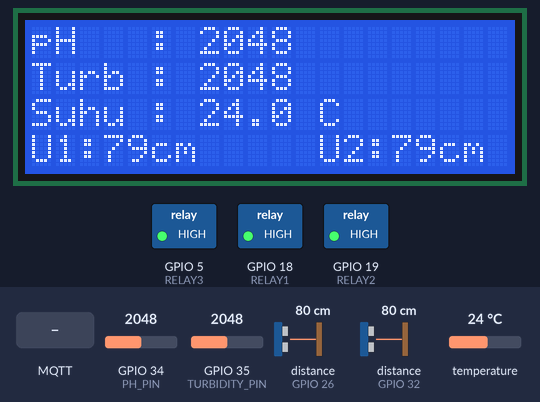
Bench run of a sketch on a simulated ESP32. On the bench: 20×4 character LCD, switched loads named in the sketch (green lamp = pin HIGH). Wiring (inferred from the names in the program): 2 × ultrasonic range finder: trigger GPIO 27, echo GPIO 26 / trigger GPIO 33, echo GPIO 32. Inputs (shaded band) come from the test bench; at power-on: distance to the obstacle (sensors on GPIO 26, GPIO 32) 80 cm, GPIO 34 (PH_PIN) = 2048, GPIO 35 (TURBIDITY_PIN) = 2048, temperature 24 °C. The echo pulse lasts 58.3 µs per cm; WiFi joins after 1.5 s; servers stay silent unless stated; no MQTT or app messages arrive unless stated; pins used as bus, display or sensor lines are not drawn; what the sketch prints to the serial monitor is not drawn.

Above: at 3.0 s.
3.1 s: MQTT message "ON" arrives on the first subscribed topic
At 4.2 s:
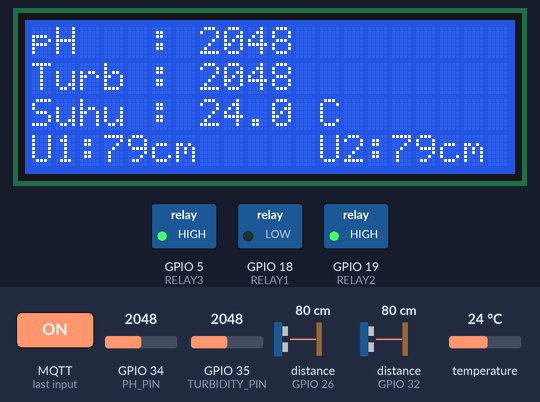
4.8 s: MQTT message "ON" arrives on the second subscribed topic
At 6.2 s:
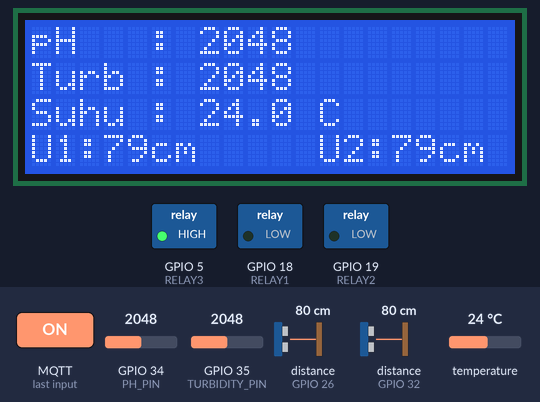
6.5 s: MQTT message "esp32/relay1" arrives on the first subscribed topic
At 7.9 s:
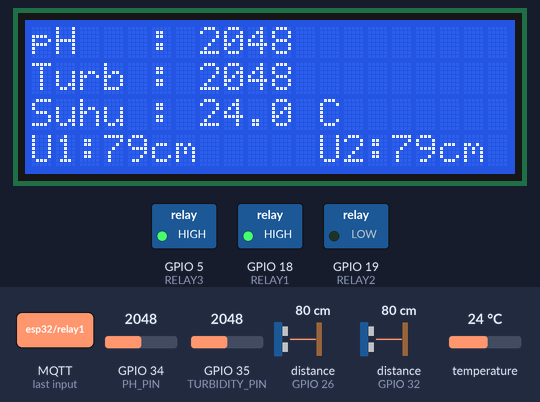
8.2 s: MQTT message "ON" arrives on the third subscribed topic
At 9.0 s:
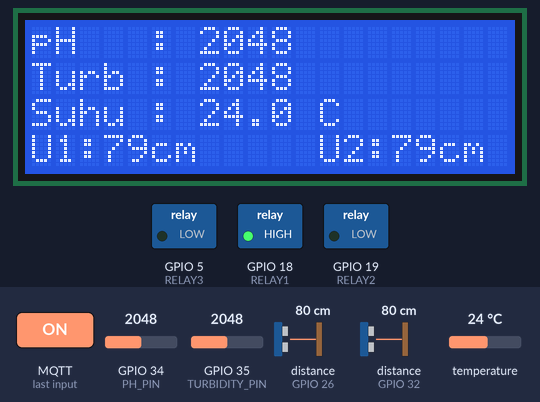
10.0 s: MQTT message "1" arrives on the second subscribed topic
At 11.0 s:
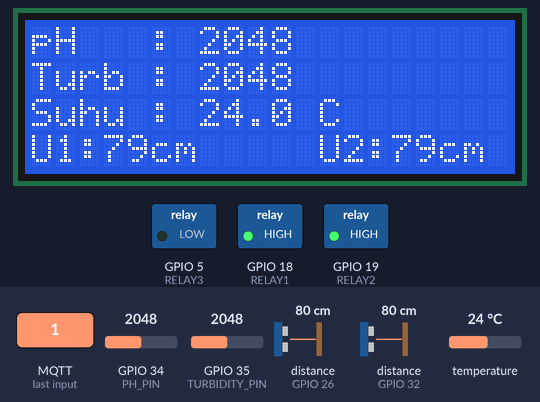
11.7 s: distance to the obstacle (sensor on GPIO 26) set to 2 cm
At 12.7 s:
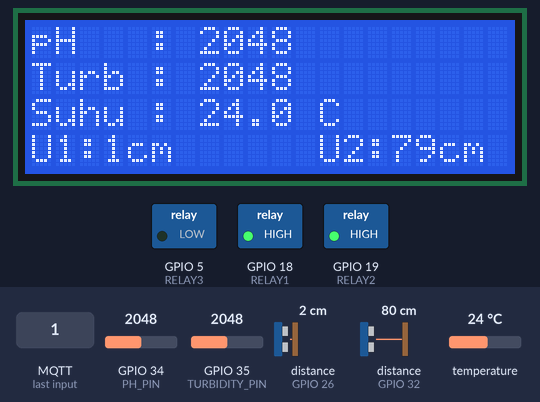
Timing chart, 0 to 14.4 s (numbered marks = the images above; inputs shaded):
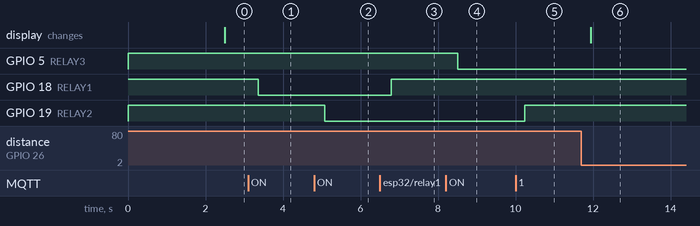

Measured:
- after the input at 3.1 s, GPIO 18 (RELAY1): HIGH → LOW after 0.26 s
- after the input at 4.8 s, GPIO 19 (RELAY2): HIGH → LOW after 0.27 s
- after the input at 6.5 s, GPIO 18 (RELAY1): LOW → HIGH after 0.29 s
- after the input at 8.2 s, GPIO 5 (RELAY3): HIGH → LOW after 0.31 s
- after the input at 10.0 s, GPIO 19 (RELAY2): LOW → HIGH after 0.23 s
- after the input at 11.7 s, the display: changes after 0.25 s (image 6)

The sketch:

update_code.ino
```cpp
// ================= LCD I2C =================
#define SDA_LCD 21
#define SCL_LCD 22

// ================= PIN SENSOR =================
#define TEMP_PIN 23
#define PH_PIN 34
#define TURBIDITY_PIN 35

// Ultrasonic 1
#define TRIG_U1 27
#define ECHO_U1 26

// Ultrasonic 2
#define TRIG_U2 33
#define ECHO_U2 32

// ================= RELAY (ESP32 GPIO) =================
#define RELAY1 18   // IN1 -> D18
#define RELAY2 19   // IN2 -> D19
#define RELAY3 5    // IN3 -> D5

#include <Wire.h>
#include <LiquidCrystal_I2C.h>
#include <OneWire.h>
#include <DallasTemperature.h>
#include <WiFi.h>
#include <PubSubClient.h>

// ================= LCD 20x4 =================
LiquidCrystal_I2C lcd(0x27, 20, 4);

// ================= Temperature =================
OneWire oneWire(TEMP_PIN);
DallasTemperature sensors(&oneWire);

// ================= TIMER =================
unsigned long lastUpdate = 0;
const unsigned long lcdInterval = 500;

// ================= WiFi =================
const char* ssid = "Marone";
const char* password = "bebekangsa";

// ================= MQTT =================
const char* mqtt_server = "103.151.63.80";
const int mqtt_port = 1860;

WiFiClient espClient;
PubSubClient client(espClient);

// ================= ULTRASONIC =================
long bacaUltrasonic(int trigPin, int echoPin) {
  digitalWrite(trigPin, LOW);
  delayMicroseconds(2);
  digitalWrite(trigPin, HIGH);
  delayMicroseconds(10);
  digitalWrite(trigPin, LOW);

  long duration = pulseIn(echoPin, HIGH, 30000);
  if (duration == 0) return 0;

  return duration * 0.034 / 2; // cm
}

// ================= RELAY FUNCTION =================
void relayOn(int pin, const char* name) {
  digitalWrite(pin, LOW); // Active LOW
  Serial.println(String(name) + " ON");
}

void relayOff(int pin, const char* name) {
  digitalWrite(pin, HIGH);
  Serial.println(String(name) + " OFF");
}

// ================= MQTT CALLBACK =================
void callback(char* topic, byte* payload, unsigned int length) {
  String message;
  for (unsigned int i = 0; i < length; i++) {
    message += (char)payload[i];
  }

  Serial.print("Topic: ");
  Serial.print(topic);
  Serial.print(" | Pesan: ");
  Serial.println(message);

  if (String(topic) == "esp32/relay1") {
    message == "ON" ? relayOn(RELAY1, "Relay 1") : relayOff(RELAY1, "Relay 1");
  }
  else if (String(topic) == "esp32/relay2") {
    message == "ON" ? relayOn(RELAY2, "Relay 2") : relayOff(RELAY2, "Relay 2");
  }
  else if (String(topic) == "esp32/relay3") {
    message == "ON" ? relayOn(RELAY3, "Relay 3") : relayOff(RELAY3, "Relay 3");
  }
}

// ================= WiFi CONNECT =================
void setup_wifi() {
  Serial.print("Menghubungkan ke WiFi ");
  Serial.println(ssid);

  WiFi.begin(ssid, password);
  while (WiFi.status() != WL_CONNECTED) {
    delay(500);
    Serial.print(".");
  }

  Serial.println("\nWiFi Terhubung");
  Serial.print("IP ESP32: ");
  Serial.println(WiFi.localIP());
}

// ================= MQTT RECONNECT =================
void reconnect() {
  while (!client.connected()) {
    Serial.print("Menghubungkan MQTT...");
    if (client.connect("ESP32-Aquarium")) {
      Serial.println(" TERHUBUNG");

      client.subscribe("esp32/relay1");
      client.subscribe("esp32/relay2");
      client.subscribe("esp32/relay3");
    } else {
      Serial.print("Gagal rc=");
      Serial.print(client.state());
      Serial.println(" ulangi 5 detik");
      delay(5000);
    }
  }
}

// ================= SETUP =================
void setup() {
  Serial.begin(115200);

  pinMode(TRIG_U1, OUTPUT);
  pinMode(ECHO_U1, INPUT);
  pinMode(TRIG_U2, OUTPUT);
  pinMode(ECHO_U2, INPUT);

  pinMode(RELAY1, OUTPUT);
  pinMode(RELAY2, OUTPUT);
  pinMode(RELAY3, OUTPUT);

  // Matikan semua relay saat start
  relayOff(RELAY1, "Relay 1");
  relayOff(RELAY2, "Relay 2");
  relayOff(RELAY3, "Relay 3");

  Wire.begin(SDA_LCD, SCL_LCD);
  lcd.init();
  lcd.backlight();
  lcd.clear();

  sensors.begin();

  setup_wifi();
  client.setServer(mqtt_server, mqtt_port);
  client.setCallback(callback);
}

// ================= LOOP =================
void loop() {
  if (!client.connected()) {
    reconnect();
  }
  client.loop();

  // ===== BACA SENSOR =====
  int phRaw = analogRead(PH_PIN);
  int turbidity = analogRead(TURBIDITY_PIN);

  sensors.requestTemperatures();
  float suhu = sensors.getTempCByIndex(0);

  long u1 = bacaUltrasonic(TRIG_U1, ECHO_U1);
  long u2 = bacaUltrasonic(TRIG_U2, ECHO_U2);

  // ===== UPDATE LCD =====
  unsigned long now = millis();
  if (now - lastUpdate >= lcdInterval) {
    lastUpdate = now;

    lcd.setCursor(0, 0);
    lcd.print("pH   : ");
    lcd.print(phRaw);
    lcd.print("       ");

    lcd.setCursor(0, 1);
    lcd.print("Turb : ");
    lcd.print(turbidity);
    lcd.print("       ");

    lcd.setCursor(0, 2);
    lcd.print("Suhu : ");
    lcd.print(suhu, 1);
    lcd.print(" C     ");

    lcd.setCursor(0, 3);
    lcd.print("                    ");

    lcd.setCursor(0, 3);
    lcd.print("U1:");
    lcd.print(u1);
    lcd.print("cm");

    lcd.setCursor(12, 3);
    lcd.print("U2:");
    lcd.print(u2);
    lcd.print("cm");
  }
}
```
